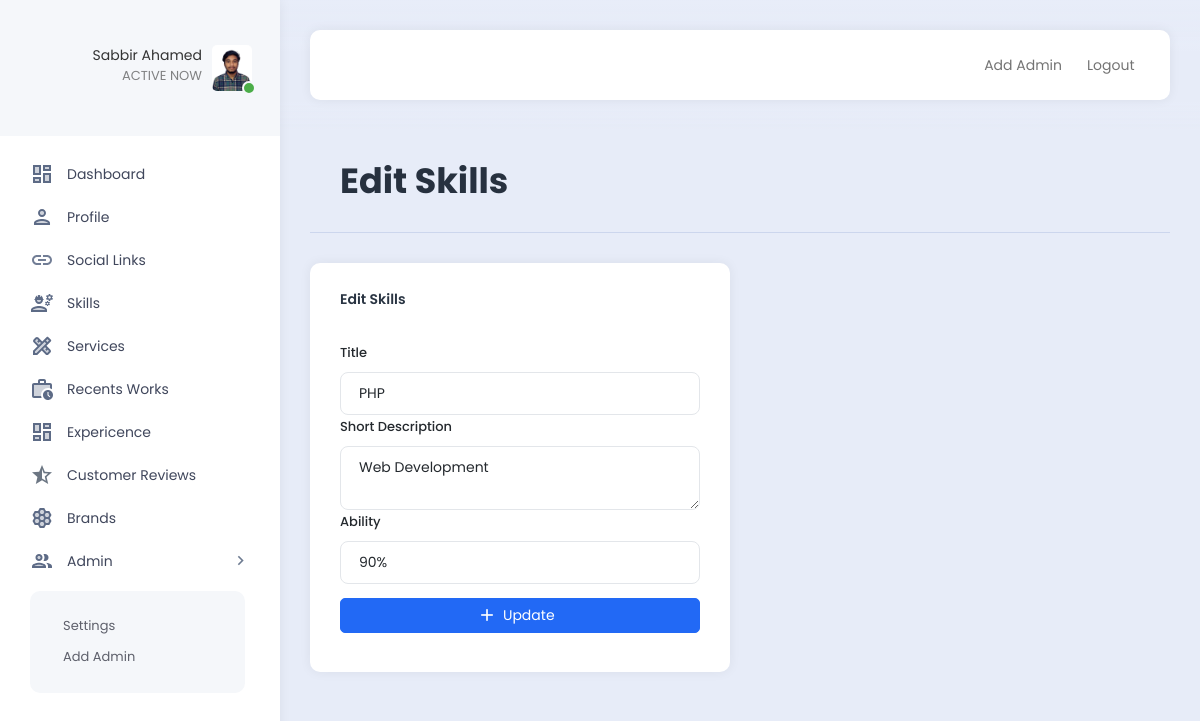
The page /admin/editSkills.php?editid=1 (signed in) on the database its author committed.
### tables this page shows
CREATE TABLE `skills` (
  `id` int NOT NULL,
  `name` varchar(100) NOT NULL,
  `descrption` varchar(200) NOT NULL,
  `ability` varchar(10) NOT NULL DEFAULT '100%',
  `status` varchar(200) NOT NULL DEFAULT 'deactive'
);

### admin/editSkills.php (the view, shortened to what this page needs)
<?php
include("extends/header.php");
if(isset($_GET['editid'])){
    $id = $_GET['editid'];
    $getQuery = "SELECT * FROM skills WHERE id='$id'";
    $connect = mysqli_query($db,$getQuery);
    $skills = mysqli_fetch_assoc($connect);
}
?>
<div class="row">
    <div class="col">
        <div class="page-description">
            <h1>Edit Skills</h1>
        </div>
    </div>
</div>
<div class="row">
    <div class="col-6">
        <div class="card">
            <div class="card-header">
                <p>Edit Skills</p>
            </div>
            <div class="card-body">
                <form action="menuScript/skills.php" method="POST">
                <label for="exampleInputEmail1" class="form-label">Title</label>
                <input type="text" class="form-control" name="skill_title" aria-describedby="emailHelp" value="<?= $skills['name'] ?>">
                <label for="exampleInputEmail1" class="form-label">Short Description</label>
                <textarea type="text" class="form-control" name="description"><?= $skills['descrption'] ?></textarea>
                <label for="exampleInputEmail1" class="form-label">Ability</label>
                <input type="text" name="ability" class="form-control" aria-describedby="emailHelp" value="<?= $skills['ability'] ?>">
                    <div class="d-grid gap-2 my-3">
                        <button name="editskillbtn" class="btn btn-primary" type="submit"><i class="material-icons">add</i>Update</button>
                    </div>
                </form>
            </div>
        </div>
    </div>
</div>

### admin/extends/header.php (shortened to what this page needs)
<?php
include ("config/database_conn.php");
     $explode = explode('/', $_SERVER['PHP_SELF']);
     $id = $_SESSION["author_id"];
     $link = end($explode);
     $adimg_query = "SELECT * FROM admins WHERE id='$id'";
     $conection = mysqli_query($db, $adimg_query);
     $user = mysqli_fetch_assoc($conection);
?>
<!DOCTYPE html>
<html lang="en">
<head>
    <link rel="stylesheet" href="https://cdnjs.cloudflare.com/ajax/libs/font-awesome/4.7.0/css/font-awesome.css" />
    <link href="assets/plugins/bootstrap/css/bootstrap.min.css" rel="stylesheet">
    <link href="assets/plugins/perfectscroll/perfect-scrollbar.css" rel="stylesheet">
    <link href="assets/plugins/pace/pace.css" rel="stylesheet">
    <link href="assets/css/main.min.css" rel="stylesheet">
    <link href="assets/css/custom.css" rel="stylesheet">
</head>
<body>
    <div class="app align-content-stretch d-flex flex-wrap">
        <div class="app-sidebar">
            <div class="logo">
                <a href="index.html" class="logo-icon"><span class="logo-text">SAVALON TECHNOLOGIES</span></a>
                <div class="sidebar-user-switcher user-activity-online">
                    <a href="#">
                    <?php if ($user['image'] == 'default.png') { ?>
                        <img src="../assets/images/profile/default/default.png" alt="img">
                        <?php }else{  ?>
                        <img src="assets\images\profile/uploads/<?= $user['image'] ?>">
                        <?php } ?>
                        <span class="activity-indicator"></span>
                        <span class="user-info-text"><?= $_SESSION["author_name"] ?><br><span class="user-state-info">ACTIVE NOW</span></span>
                    </a>
                </div>
            </div>
            <div class="app-menu">
                <ul class="accordion-menu">
                    <li class="<?= $link == 'index.php'?'active-page':''?>">
                        <a href="index.php" class="active"><i class="material-icons-two-tone">dashboard</i>Dashboard</a>
                    </li>
                    <li class="<?= $link == 'profile.php'?'active-page':''?>">
                        <a href="profile.php" class="active"><i class="material-icons-two-tone">person</i>Profile</a>
                    </li>
                    <li class="<?= $link == 'links.php'?'active-page':''?>">
                        <a href="links.php" class="active"><i class="material-icons-two-tone">link</i>Social Links</a>
                    </li>
                    <li class="<?= $link == 'skills.php'?'active-page':''?>">
                        <a href="skills.php" class="active"><i class="material-icons-two-tone">engineering</i>Skills</a>
                    </li>
                    <li class="<?= $link == 'services.php'?'active-page':''?>">
                        <a href="services.php" class="active"><i class="material-icons-two-tone">design_services</i>Services</a>
                    </li>
                    <li class="<?= $link == 'recent_works.php'?'active-page':''?>">
                        <a href="recent_works.php" class="active"><i class="material-icons-two-tone">work_history</i>Recents Works</a>
                    </li>
                    <li class="<?= $link == 'experience.php'?'active-page':''?>">
                        <a href="experience.php" class="active"><i class="material-icons-two-tone">dashboard</i>Expericence</a>
                    </li>
                    <li class="<?= $link == 'customer_reviews.php'?'active-page':''?>">
                        <a href="customer_reviews.php" class="active"><i class="material-icons-two-tone">star_half</i>Customer Reviews</a>
                    </li>
                    <li class="<?= $link == 'brands.php'?'active-page':''?>">
                        <a href="brands.php" class="active"><i class="material-icons-two-tone">hive</i>Brands</a>
                    </li>
                    <li>
                        <a href=""><i class="material-icons-two-tone">people</i>Admin<i class="material-icons has-sub-menu">keyboard_arrow_right</i></a>
                        <ul class="sub-menu">
                            <li>
                                <a href="settings.php">Settings</a>
                            </li>
                            <li>
                                <a href="add_admin.php">Add Admin</a>
                            </li>
                        </ul>
                    </li>
                </ul>
            </div>
        </div>
        <div class="app-container">
            <div class="app-header">
                <nav class="navbar navbar-light navbar-expand-lg">
                    <div class="container-fluid">
                        <div class="d-flex">
                            <ul class="navbar-nav">
                                <li class="nav-item hidden-on-mobile">
                                    <a class="nav-link " href="add_admin.php">Add Admin</a>
                                </li>
                                <li class="nav-item hidden-on-mobile">
                                    <a class="nav-link" href="extends/logout.php">Logout</a>
                                </li>
                            </ul>
                        </div>
                    </div>
                </nav>
            </div>
            <div class="app-content">
                <div class="content-wrapper">

### rows shown on the page
skills: skill_title "PHP", description "Web Development", ability "90%"

### other values the page prints
$_SESSION["author_name"] "Sabbir Ahamed"
